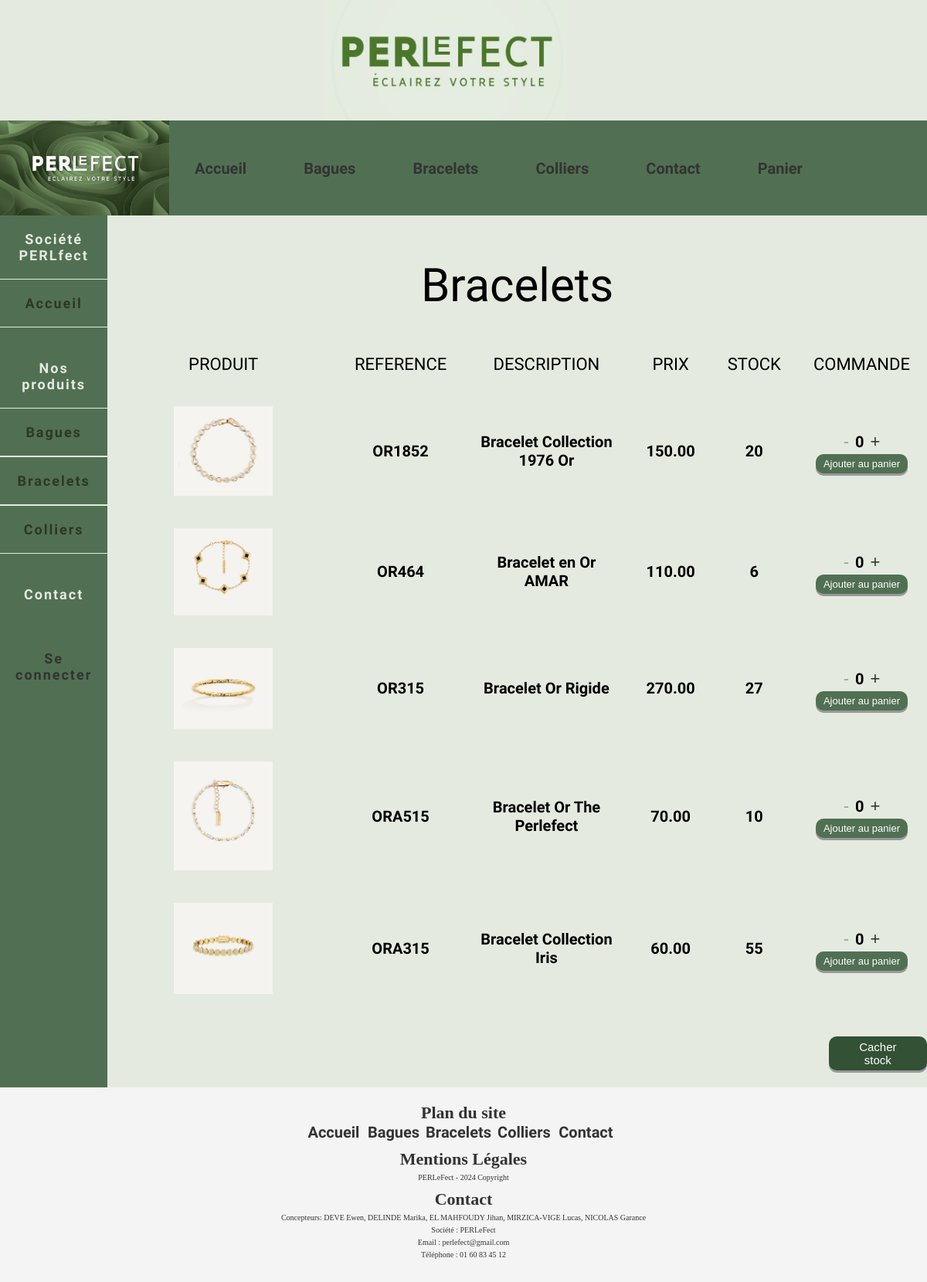
/index.php?page=Bracelets, run on the app's committed database.
### tables this page shows
CREATE TABLE produits (
    id VARCHAR(10) PRIMARY KEY,
    reference VARCHAR(10) NOT NULL,
    description VARCHAR(50) NOT NULL,
    prix DECIMAL(10,2) NOT NULL,
    stock INTEGER NOT NULL,
    categorie_id VARCHAR(25) NOT NULL,
    image VARCHAR(100) NOT NULL,
    FOREIGN KEY (categorie_id) REFERENCES categories(id)
);

### bdd.php (called while the page is built, shortened)
<?php
require_once("bddData.php");
function connexionBDD() {
    global $serveur, $utilisateur, $motDePasse, $baseDeDonnees;
    try {
        $bdd = new PDO("mysql:host=$serveur;dbname=$baseDeDonnees", $utilisateur, $motDePasse);
        $bdd->setAttribute(PDO::ATTR_ERRMODE, PDO::ERRMODE_EXCEPTION);
        return $bdd;
    } catch(PDOException $e) {
        die("Erreur de connexion à la base de données : " . $e->getMessage());
    }
}
function recupererDonnees() {
    $bdd = connexionBDD();
    $sql = "SELECT c.nom AS nom_categorie, p.* FROM categories c LEFT JOIN produits p ON c.id = p.categorie_id";
    try {
        $stmt = $bdd->prepare($sql);
        $stmt->execute();
        $resultats = $stmt->fetchAll(PDO::FETCH_ASSOC);
        $categories = array();
        foreach ($resultats as $row) {
            if (!isset($categories[$row['nom_categorie']])) {
                $categories[$row['nom_categorie']] = array();
            }
            $categories[$row['nom_categorie']][] = $row;
        }
        return $categories;
    } catch(PDOException $e) {
        die("Erreur lors de la récupération des données produits/catégories depuis la base de données : " . $e->getMessage());
    }
}
?>

### index.php (the view, shortened to what this page needs)
<?php
include "bdd.php";
$categories = recupererDonnees();
?>
<!DOCTYPE html>
<html lang="en">
<head>
    <link rel="stylesheet" href="css/style.css">
    <link rel="stylesheet" href="css/index.css">
    <link rel="stylesheet" href="css/page_authentification.css">
    <link rel="stylesheet" href="js/page_authentification.js">
</head>
<body>
    <header>
        <div class="haut">
            <img src="img/haut.jpg" alt="Logo Haut">
        </div>
        <div class="main-head">
            <nav>
                <div class="logo">
                    <a href="#"><img src="img/logo2.jpg" alt="Logo"></a>
                </div>
                <ul>
                    <li><a href="index.php?page=accueil">Accueil</a></li>
                    <?php
                    foreach ($categories as $nomCategorie => $produits)
                    {
                        echo '<li><a href="index.php?page=' . $nomCategorie . '">' . $nomCategorie . '</a></li>';
                    }
                    ?>
                    <li><a href="index.php?page=contact">Contact</a></li>
                    <li><a href="index.php?page=panier">Panier</a></li>
                </ul>
            </nav>
        </div>
    </header>
    <div class="main">
        <div class="menu">
        <a class="menu_noborder">Société PERLfect</a>
            <a class="menu_border" href="index.php?page=accueil">Accueil</a>
            <br><br>
            <a class="menu_noborder">Nos produits</a>
            <?php
                    foreach ($categories as $nomCategorie => $produits)
                    {
                        echo '<a class="menu_border" href="index.php?page=' . $nomCategorie . '">' . $nomCategorie . '</a>';
                    }
                    ?>
            <br><br>
            <a class="menu_noborder" href="index.php?page=contact">Contact</a>
            <br><br>
            <?php
                if (!isset($_SESSION['email'])) {
                    echo '<a href="page_authentification.php">Se connecter</a>';
                }
                else{
                    echo '<a href="deconnexion.php">Se déconnecter</a>';
                }
            ?>
        </div>
        <?php
        if (!isset($_GET['page']) || $_GET['page'] == 'accueil'){
            include 'accueil.php';
        }
        else if($_GET['page'] == 'contact'){
            include 'contact.php';
        }
        else if($_GET['page'] == 'panier'){
            include 'panier.php';
        }
        else{
            ?>
            <div class="catalogue">
            <br><br><br><br><br>
            <table class="tableau-style">
            <caption> <?php echo $_GET['page'] ?> </caption>
            <thead>
            <tr>
                <th>PRODUIT</th>
                <th>REFERENCE </th>
                <th>DESCRIPTION</th>
                <th>PRIX</th>
                <th><span id="ss">STOCK</span></th>
                <th>COMMANDE </th>
            </tr>
            </thead>
            <tbody>
            <?php
            $i = 0;
            foreach ($categories[$_GET['page']] as $produit)
            {
                ?>
                <tr>
                    <td><img src="<?php echo $produit["image"] ?>" alt="<?php echo $produit["description"] ?>" class="zoomable"></td>
                    <td><?php echo $produit["reference"] ?></td>
                    <td><?php echo $produit["description"] ?></td>
                    <td><?php echo $produit["prix"] ?></td>
                    <td><span id ="<?php echo "s" . $i ?>"><?php echo $produit["stock"] ?></span></td>
                    <td>
                    <button class="button-add" onclick="decrementer(<?php echo $i ?>)" id="-<?php echo $i ?>" disabled>-</button>
                      <span data-stock="<?php echo $produit["stock"]?>" data-img="<?php echo $produit["image"] ?>" data-prix="<?php echo $produit["prix"] ?>" data-ref="<?php echo $produit["reference"] ?>" id="<?php echo $i ?>">0</span>
                      <button class="button-add" onclick="incrementer(<?php echo $i ?>)" id="+<?php echo $i ?>">+</button>
                      <br />
                      <button class="button-panier">Ajouter au panier</button>
                    </td>
                </tr>
                <?php
                $i++;
            }
            ?>
        </tbody>
        </table>
        <br> <br> <br>
        <button class="button-stock" onclick="hide()" class="btn-stock" id="btns">Cacher stock</button>
        <?php
        }
        ?>
       <br> <br> <br>
        </div>
    </div>
    <footer>
        <div id="plan-du-site">
            <h3>Plan du site</h3>
            <ul>
                <li><a href="index.php?page=accueil">Accueil</a></li>
                <?php
                    foreach ($categories as $nomCategorie => $produits)
                    {
                        echo '<li><a href="index.php?page=' . $nomCategorie . '">' . $nomCategorie . '</a></li>';
                    }
                    ?>
                <li><a href="index.php?page=contact">Contact</a></li>
            </ul>
        </div>
        <div id="mentions-legales">
            <h3>Mentions Légales</h3>
            <p>PERLeFect - 2024 Copyright</p>
        </div>
        <div id="contact">
            <h3>Contact</h3>
            <p>Concepteurs: DEVE Ewen, DELINDE Marika, EL MAHFOUDY Jihan, MIRZICA-VIGE Lucas, NICOLAS Garance</p>
            <p>Société : PERLeFect</p>
            <p>Email : perlefect@gmail.com</p>
            <p>Téléphone : 01 60 83 45 12</p>
        </div>
    </footer>
</body>
</html>

### css/style.css (style rules this page uses)
* { margin: 0; padding: 0; box-sizing: border-box; }
html { font-size: 62.5%; }
h3 { font-size: 3rem; }
li { font-size: 2rem; }
a { color: white; text-decoration: none; font-family: "Tenor Sans", sans-serif; font-weight: 400; font-style: normal; }
.main-head { background: #517053; color: #ffffff; }
nav { display: flex; width: 90%; }
nav ul { display: flex; flex: 1 1 40rem; justify-content: space-around; align-items: center; list-style: none; }
.logo img { width: 219px; display: flex; }
.haut { background: #E4EAE0; }
.haut img { display: flex; width: 26%; margin-left: 35%; }
.tableau-style { margin-top:0 ; margin-left: 0; table-layout: center; width: 100%; margin-right: 0 ; }
th, td { padding: 20px; text-align: center; font-size: 22px; font-family: "Tenor Sans", sans-serif; font-weight: 400; font-style: normal; }
td { text-align: center; font-size: 20px; font-weight: bold; font-family: "Tenor Sans", sans-serif; }
caption { text-align: center; font-size: 60px; color: black; margin-bottom: 3%; font-family: "Tenor Sans", sans-serif; font-weight: 400; font-style: normal; }
.tableau-style img { width: 50%; table-layout: auto; }
.catalogue { background: #E4EAE0; }
.main { width: 100%; display: flex; text-align: center; }
.menu { width: 14.9%; background-color: #517053; }
.menu a { text-decoration: none; font-size: 18px; letter-spacing: 2px; display: list-item; padding: 20px; }
.menu_border { border-bottom: 1px solid #E4EAE0; border-top: 1px solid #E4EAE0; color: #2D3725; }
.menu_noborder { color: #E4EAE0; }
.button-panier { display: inline-block; padding: 5px 10px; font-size: 13px; cursor: pointer; text-align: center; color: #fff; background-color: #517053; border: none; border-radius: 10px; box-shadow: 0 3px #999; }
.button-add { display: inline-block; padding: 3px 3px; font-size: 22px; cursor: pointer; color: #2D3725; background-color: #E4EAE0; border : none; }
.button-add:disabled, button-add[disabled] { border: 1px solid #999999; background-color: #E4EAE0; color: #95a793; border: none; }
.button-stock { display: inline-block; padding: 5px 20px; font-size: 15px; cursor: pointer; text-align: center; color: #fff; background-color: #335135; border: none; border-radius: 10px; box-shadow: 0 3px #999; margin-left: 88%; }
footer { background-color: #f4f4f4; padding: 20px; text-align: center; color: #333; }
#plan-du-site, #mentions-legales, #contact { margin-bottom: 10px; }
ul { list-style-type: none; padding: 0; }
li { display: inline-block; margin-right: 8px; }
a { text-decoration: none; color: #333; font-weight: bold; }
h3 { color: #333; font-size: 2.2em; }
p { margin: 5px 0; }

### data on the page
produits: image (picture), reference "OR1852", description "Bracelet Collection 1976 Or", prix "150.00", stock "20"
produits: image (picture), reference "OR464", description "Bracelet en Or AMAR", prix "110.00", stock "6"
produits: image (picture), reference "OR315", description "Bracelet Or Rigide", prix "270.00", stock "27"
produits: image (picture), reference "ORA515", description "Bracelet Or The Perlefect", prix "70.00", stock "10"
produits: image (picture), reference "ORA315", description "Bracelet Collection Iris", prix "60.00", stock "55"

### other printed values
$nomCategorie "Bagues"
$nomCategorie "Bracelets"
$nomCategorie "Colliers"
$_GET['page'] "Bracelets"
